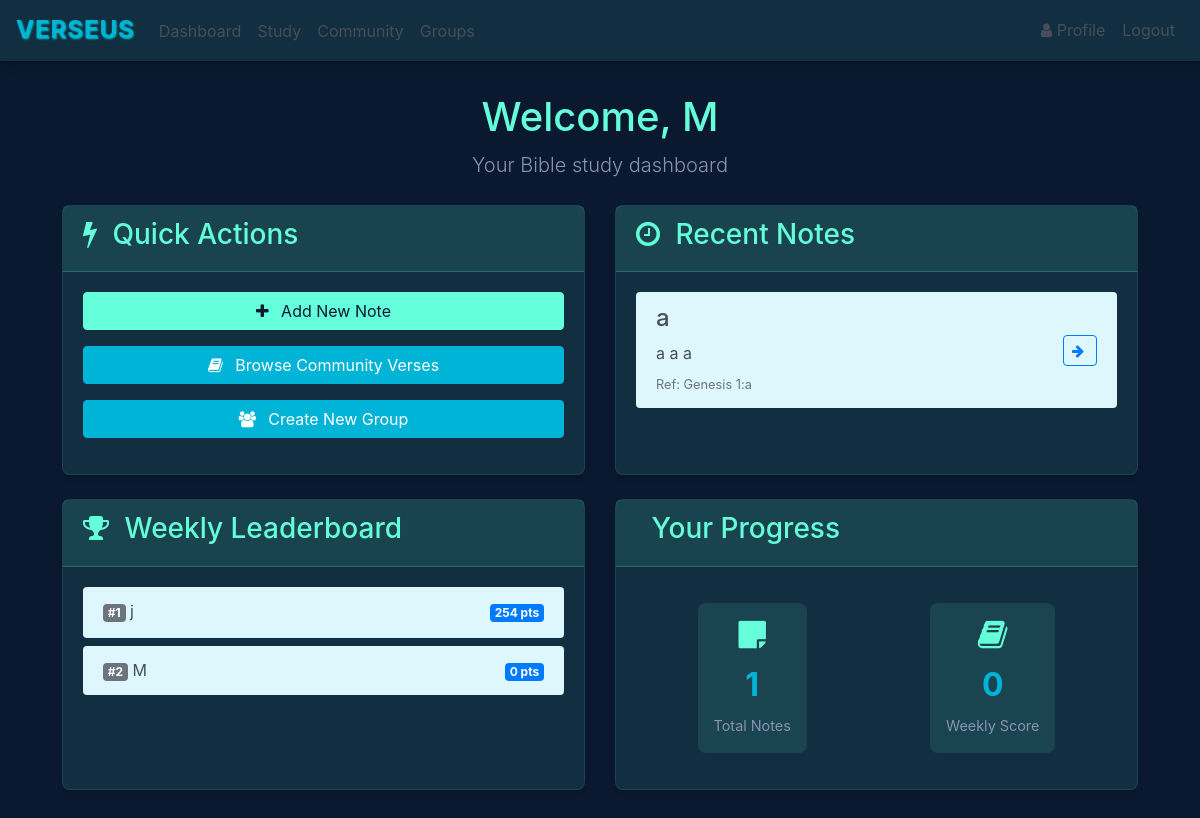
The app's page /home (signed in) with its own data.
### website/models.py (models this page shows)
class User(db.Model, UserMixin):
    id = db.Column(db.Integer, primary_key=True)
    email = db.Column(db.String(150), unique=True)
    first_name = db.Column(db.String(150))
    password = db.Column(db.String(150))
    score = db.Column(db.Integer)
    role = db.Column(Enum(UserRole), default=UserRole.USER)
    weekly_score = db.Column(db.Integer, default=0)
    notes = db.relationship('Note')
    groups = db.relationship('Group', secondary='user_groups_association', back_populates='members')
    lifetime_score = db.Column(db.Integer, default=0)

class Note(db.Model):
    id = db.Column(db.Integer, primary_key=True)
    title = db.Column(db.String(100), default="Untitled Verse")
    data = db.Column(db.String(500))
    date = db.Column(db.DateTime(timezone=True), default=func.now())
    user_id = db.Column(db.Integer, db.ForeignKey('user.id'))
    data_blanked = db.Column(db.String(500))
    ref = db.Column(JSON)
    word_blank_positions = db.Column(JSON)
    completions = db.Column(db.Integer, default=0)

### website/views.py (the view)
@views.route('/home', methods=['GET'])
@login_required
def home():
    books_of_the_bible = [
    "Genesis", "Exodus", "Leviticus", "Numbers", "Deuteronomy",
    "Joshua", "Judges", "Ruth", "1 Samuel", "2 Samuel",
    "1 Kings", "2 Kings", "1 Chronicles", "2 Chronicles", "Ezra",
    "Nehemiah", "Esther", "Job", "Psalms", "Proverbs",
    "Ecclesiastes", "Song of Solomon", "Isaiah", "Jeremiah", "Lamentations",
    "Ezekiel", "Daniel", "Hosea", "Joel", "Amos",
    "Obadiah", "Jonah", "Micah", "Nahum", "Habakkuk",
    "Zephaniah", "Haggai", "Zechariah", "Malachi",
    "Matthew", "Mark", "Luke", "John", "Acts",
    "Romans", "1 Corinthians", "2 Corinthians", "Galatians", "Ephesians",
    "Philippians", "Colossians", "1 Thessalonians", "2 Thessalonians", "1 Timothy",
    "2 Timothy", "Titus", "Philemon", "Hebrews", "James",
    "1 Peter", "2 Peter", "1 John", "2 John", "3 John",
    "Jude", "Revelation"]
    users = User.query.with_entities(User.first_name, User.weekly_score).order_by(User.weekly_score.desc()).limit(10).all()
    return render_template("home.html", user=current_user, books=books_of_the_bible, users=users)

### website/templates/home.html (shortened to what this page needs)
{% extends "base.html" %}
{% block content %}
<div class="dashboard-header mb-4">
    <h1>Welcome, {{ user.first_name }}</h1>
    <p class="lead">Your Bible study dashboard</p>
</div>
<div class="row">
    <div class="col-md-6 mb-4">
        <div class="card h-100">
            <div class="card-header">
                <h3><i class="fa fa-bolt"></i> Quick Actions</h3>
            </div>
            <div class="card-body">
                <div class="d-flex flex-column">
                    <a href="/add-note" class="btn btn-success mb-3">
                        <i class="fa fa-plus"></i> Add New Note
                    </a>
                    <a href="/community" class="btn btn-primary mb-3">
                        <i class="fa fa-book"></i> Browse Community Verses
                    </a>
                    <a href="/create-group" class="btn btn-primary mb-3">
                        <i class="fa fa-users"></i> Create New Group
                    </a>
                </div>
            </div>
        </div>
    </div>
    <div class="col-md-6 mb-4">
        <div class="card h-100">
            <div class="card-header">
                <h3><i class="fa fa-clock-o"></i> Recent Notes</h3>
            </div>
            <div class="card-body">
                {% if user.notes %}
                <div class="list-group list-group-flush">
                    {% for note in (user.notes | sort(attribute='date', reverse=true))[:3] %}
                    <div class="list-group-item">
                        <div class="d-flex justify-content-between align-items-center">
                            <div class="note-content">
                                <h4 class="verse-title">{{ note.title }}</h4>
                                <div class="note-text">{{ note.data[:50] }}{% if note.data|length > 50 %}...{% endif %}
                                </div>
                                <small class="text-muted">Ref: {{ note.ref }}</small>
                            </div>
                            <div class="note-actions">
                                <a href="/verses/{{ note.id }}" class="btn btn-sm btn-outline-primary">
                                    <i class="fa fa-arrow-right"></i>
                                </a>
                            </div>
                        </div>
                    </div>
                    {% endfor %}
                </div>
                {% else %}
                <p class="text-muted">No notes yet. Start by adding a new note!</p>
                {% endif %}
            </div>
        </div>
    </div>
    <div class="col-md-6 mb-4">
        <div class="card h-100">
            <div class="card-header">
                <h3><i class="fa fa-trophy"></i> Weekly Leaderboard</h3>
            </div>
            <div class="card-body">
                {% if users %}
                <div class="list-group list-group-flush leaderboard-list">
                    {% for user in users %}
                    <div class="list-group-item">
                        <div class="d-flex justify-content-between align-items-center">
                            <div class="user-info">
                                <span class="badge bg-secondary me-2">#{{ loop.index }}</span>
                                {{ user.first_name }}
                            </div>
                            <div class="score">
                                <span class="badge bg-primary">{{ user.weekly_score }} pts</span>
                            </div>
                        </div>
                    </div>
                    {% endfor %}
                </div>
                {% else %}
                <p class="text-muted">No users have scored points yet this week!</p>
                {% endif %}
            </div>
        </div>
    </div>
    <div class="col-md-6 mb-4">
        <div class="card h-100">
            <div class="card-header">
                <h3> Your Progress</h3>
            </div>
            <div class="card-body">
                <div class="stats-container">
                    <div class="stat-item">
                        <i class="fa fa-sticky-note"></i>
                        <div class="stat-value">{{ user.notes|length }}</div>
                        <div class="stat-label">Total Notes</div>
                    </div>
                    <div class="stat-item">
                        <i class="fa fa-book"></i>
                        <div class="stat-value">{{ user.weekly_score }}</div>
                        <div class="stat-label">Weekly Score</div>
                    </div>
                </div>
            </div>
        </div>
    </div>
</div>
{% endblock %}

### website/static/styles.css (style rules this page uses)
:root { --primary-dark: #0a192f; --secondary-dark: #112f40; --accent-green: #64ffda; --accent-blue: #00b4d8; --text-primary: #484e57; --text-light: #ffffff; --text-secondary: #8892b0; --danger: #ff6b6b; --success: #4caf50; --cream: #ddf7fd; }
body { background-color: var(--primary-dark); color: var(--text-primary); font-family: 'Inter', -apple-system, BlinkMacSystemFont, 'Segoe UI', Roboto, Oxygen, Ubuntu, Cantarell, sans-serif; line-height: 1.6; margin: 0; padding: 0; min-height: 100vh; }
.card { background-color: var(--secondary-dark); border: 1px solid rgba(100, 255, 218, 0.1); border-radius: 8px; box-shadow: 0 4px 6px rgba(0, 0, 0, 0.1); transition: transform 0.3s ease, box-shadow 0.3s ease; }
.card-header { background-color: rgba(100, 255, 218, 0.1); border-bottom: 1px solid rgba(100, 255, 218, 0.2); color: var(--accent-green); }
.btn { border-radius: 4px; transition: all 0.3s ease; }
.btn-primary { background-color: var(--accent-blue); border-color: var(--accent-blue); }
.btn-success { background-color: var(--accent-green); border-color: var(--accent-green); color: var(--primary-dark); }
.btn-outline-primary i.fa { margin-right: 4px; }
.btn-outline-primary i.fa-arrow-right { transition: transform 0.3s ease; }
a { color: var(--accent-blue); text-decoration: none; transition: color 0.3s ease; }
.note-content { flex: 1; min-width: 0; margin-right: 1rem; }
.note-text { word-wrap: break-word; margin-bottom: 0.25rem; }
.note-actions { display: flex; align-items: center; flex-shrink: 0; }
.list-group-item { background-color: var(--cream); border-color: rgba(100, 255, 218, 0.1); margin-bottom: 0.5rem; border-radius: 4px !important; }
.list-group-item:last-child { margin-bottom: 0; }
.dashboard-header { text-align: center; margin-bottom: 2rem; }
.dashboard-header h1 { color: var(--accent-green); margin-bottom: 0.5rem; }
.dashboard-header .lead { color: var(--text-secondary); }
.card-header h3 i { margin-right: 0.5rem; color: var(--accent-green); }
.stats-container { display: flex; justify-content: space-around; align-items: center; padding: 1rem 0; }
.stat-item { text-align: center; padding: 1rem; border-radius: 8px; background-color: rgba(100, 255, 218, 0.1); transition: transform 0.3s ease; }
.stat-item i { font-size: 2rem; color: var(--accent-green); margin-bottom: 0.5rem; }
.stat-value { font-size: 2rem; font-weight: bold; color: var(--accent-blue); margin-bottom: 0.25rem; }
.stat-label { color: var(--text-secondary); font-size: 0.9rem; }
.btn i { margin-right: 0.5rem; }
.leaderboard-list { max-height: 300px; overflow-y: auto; scrollbar-width: thin; scrollbar-color: var(--accent-blue) var(--primary-dark); }
.badge { color: #ffffff; }

### records on screen
User: first_name "M", weekly_score "0"
Note: title "a", data "a a a", ref "Genesis 1:a"

### other values on screen
{{ user.first_name }} "j" "M"
{{ user.weekly_score }} "254" "0"
{{ user.notes|length }} "1"
